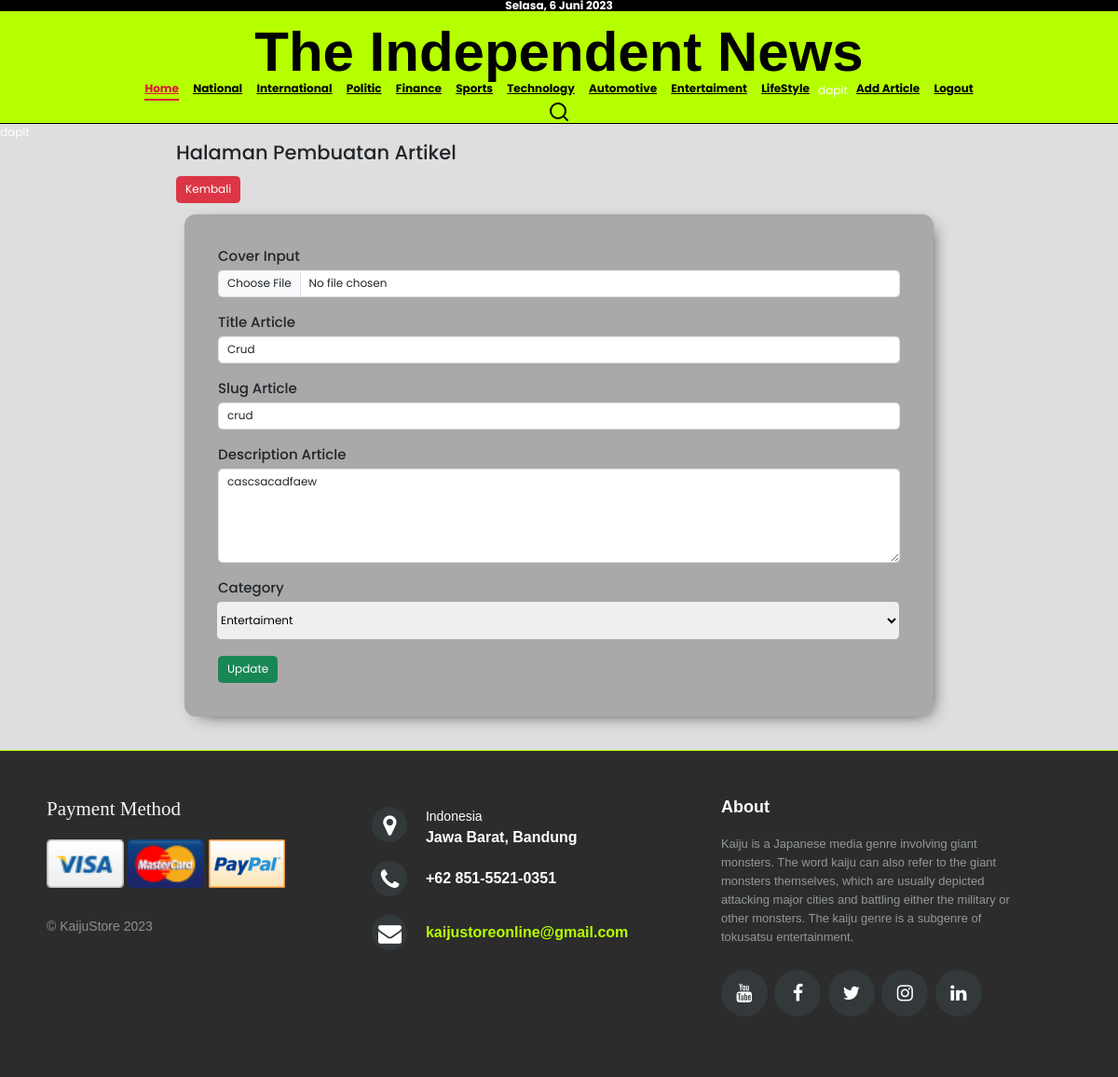
Screenshot of /pages/journal/crud/update.php?slug=crud (signed in) with the database file from the repository.
### tables this page shows
CREATE TABLE `articles` (
  `id_article` int(3) NOT NULL,
  `cover_article` varchar(40) NOT NULL,
  `title_article` varchar(40) NOT NULL,
  `slug_article` varchar(40) NOT NULL,
  `desc_article` longtext NOT NULL,
  `review_article` int(10) NOT NULL,
  `username` varchar(40) NOT NULL,
  `id_category` int(3) NOT NULL
);

### pages/journal/crud/update.php (the view, shortened to what this page needs)
<!DOCTYPE html>
<html lang="en">
<head>
    <link href="https://cdn.jsdelivr.net/npm/bootstrap@5.3.0-alpha3/dist/css/bootstrap.min.css" rel="stylesheet">
    <link rel="stylesheet" href="https://cdn.jsdelivr.net/npm/bootstrap-icons@1.10.5/font/bootstrap-icons.css">
    <link rel="stylesheet" href="https://cdnjs.cloudflare.com/ajax/libs/font-awesome/4.7.0/css/font-awesome.min.css" />
    <link rel="stylesheet" href="../../user/css/styles.css" />
</head>
<body onload="displayDate()">
    <nav class="navbars">
        <div class="dates">
            <p id="tanggal"></p>
        </div>
        <div class="logo">
            <a>The Independent News</a>
        </div>
        <div class="navbars-nav">
            <a href="index.html" class="now">Home</a>
            <a href="display/kategori/nasional.html">National</a>
            <a href="display/kategori/internasional.html">International</a>
            <a href="display/kategori/politik.html">Politic</a>
            <a href="display/kategori/ekonomi.html">Finance</a>
            <a href="display/kategori/olahraga.html">Sports</a>
            <a href="display/kategori/teknologi.html">Technology</a>
            <a href="display/kategori/otomotif.html">Automotive</a>
            <a href="display/kategori/hiburan.html">Entertaiment</a>
            <a href="display/kategori/gayahidup.html">LifeStyle</a>
            <?php
                if (isset($_SESSION['status'])) {
                    if ($_SESSION['status'] == "login" && $_SESSION['level'] == "Journalist") {
                        echo $_SESSION['username'];
            ?>
                        <a href="../article.php">Add Article</a>
                        <a href="../../../auth/logout.php">Logout</a>
            <?php
                    } else if ($_SESSION['status'] == "login") {
                        echo $_SESSION['username'];
            ?>
                        <a href="../../../auth/logout.php">Logout</a>
            <?php
                    } else if ($_SESSION['status'] != "login") {
            ?>
                        <a href="../../../auth/login/login.php">Login</a>
            <?php
                    }
                }
            ?>
        </div>
        <div class="navbars-extra">
            <a href="#" id="search-button"><i data-feather="search"></i></a>
        </div>
    </nav>
    <?php
        echo $_SESSION['username'];
    ?>
    <div class="content-wrapper">
        <section class="content" style="padding: 0 15%">
            <div class="container-fluid">
                <div class="card-default">
                    <div class="card-header mb-3">
                        <h3 class="card-title text-dark">Halaman Pembuatan Artikel</h3>
                    </div>
                    <div class="card-body mb-5">
                        <a class="btn btn-danger mb-3" href="../article.php">Kembali</a>
                        <div class="container-fluid justify-content-center">
                            <div style="box-shadow: 5px 5px 20px -10px black; border-radius: 1rem; background-color: darkgray;">
                                <form action="update-act.php" class="text-dark needs-validation p-5" method="POST" enctype="multipart/form-data" novalidate>
                                    <?php
                                        include "../../../connection/connection.php";
                                        $slug = $_GET['slug'];
                                        $article = mysqli_query($con, "select * from articles where slug_article='$slug'");
                                        while ($art = mysqli_fetch_array($article)) {
                                    ?>
                                    <div class="form-group mb-4">
                                        <label for="cover_article"><h5>Cover Input</h5></label>
                                        <input type="file" name="cover_article" class="form-control" value="<?php echo $art['cover_article']; ?>" id="cover_article">
                                    </div>
                                    <div class="form-group mb-4">
                                        <label for="title_article"><h5>Title Article</h5></label>
                                        <input type="text" name="title_article" class="form-control" id="title_article" value="<?php echo $art['title_article']; ?>" placeholder="Input Title for Article..." autofocus required>
                                    </div>
                                    <div class="form-group mb-4">
                                        <label for="slug_article"><h5>Slug Article</h5></label>
                                        <input type="text" name="slug_article" class="form-control" id="slug_article" value="<?php echo $art['slug_article']; ?>" placeholder="Input Slug..." required>
                                    </div>
                                    <div class="form-group mb-4">
                                        <label for="desc_article"><h5>Description Article</h5></label>
                                        <textarea class="form-control" name="desc_article" id="desc_article" rows="5" placeholder="Input Description for Article..." required><?php echo $art['desc_article']; ?></textarea>
                                    </div>
                                    <div class="form-group mb-4 input-group align-self-center">
                                        <label for="id_category"><h5>Category</h5></label>
                                        <?php
                                            $cate = mysqli_query($con, "select * from categories");
                                        ?>
                                        <select style="width: 100%; height: 40px;" class="custom-select rounded" name="id_category" id="id_category">
                                        <?php
                                            foreach ($cate as $cat) {
                                                if ($cat['id_category'] === $art['id_category']) {
                                        ?>
                                            <option selected value="<?php echo $cat['id_category']; ?>"><?php echo $cat['name_category']; ?></option>
                                        <?php while ($c = mysqli_fetch_array($cate)) { ?>
                                            <option value="<?php echo $c['id_category'] ?>"><?php echo $c['name_category']; ?></option>
                                        <?php }} else { ?>
                                            <option value="<?php echo $cat['id_category']; ?>"><?php echo $cat['name_category']; ?></option>
                                        <?php }} ?>
                                        </select>
                                    </div>
                                    <input type="submit" class="btn btn-success" name="update" id="" value="Update">
                                    <?php } ?>
                                </form>
                            </div>
                        </div>
                    </div>
                </div>
            </div>
        </section>
    </div>
    <footer class="footers">
        <div class="footers-left">
            <h3>Payment Method</h3>
            <div class="credit-cards">
                <img src="img/payment/visa.png" alt="" />
                <img src="img/payment/mastercard.png" alt="" />
                <img src="img/payment/paypal.png" alt="" />
            </div>
            <p class="footers-copyright">© KaijuStore 2023</p>
        </div>
        <div class="footers-center">
            <div>
                <i class="fa fa-map-marker"></i>
                <p><span>Indonesia</span> Jawa Barat, Bandung</p>
            </div>
            <div>
                <i class="fa fa-phone"></i>
                <p>+62 851-5521-0351</p>
            </div>
            <div>
                <i class="fa fa-envelope"></i>
                <p>
                    <a href="kaijustoreonline@gmail.com">kaijustoreonline@gmail.com</a>
                </p>
            </div>
        </div>
        <div class="footers-right">
            <p class="footers-about">
                <span>About</span>
                Kaiju is a Japanese media genre involving giant monsters. The word
                kaiju can also refer to the giant monsters themselves, which are
                usually depicted attacking major cities and battling either the
                military or other monsters. The kaiju genre is a subgenre of tokusatsu
                entertainment.
            </p>
            <div class="footers-media">
                <a href="https://www.youtube.com/channel/UCMYBh8nHoeUW0C2jcgUcLLw"
                    ><i class="fa fa-youtube"></i
                ></a>
                <a href="https://www.facebook.com/mohamad.rafli.562"
                    ><i class="fa fa-facebook"></i
                ></a>
                <a href="https://twitter.com/rafliadiprtm"
                    ><i class="fa fa-twitter"></i
                ></a>
                <a href="https://instagram.com/kaiju_store"
                    ><i class="fa fa-instagram"></i
                ></a>
                <a href="https://linktr.ee/kaiju_store"
                    ><i class="fa fa-linkedin"></i
                ></a>
            </div>
        </div>
    </footer>
</body>
</html>

### pages/user/css/styles.css (style rules this page uses)
:root { --primary: #b6ff00; --bg: #010101; }
* { margin: 0; padding: 0; box-sizing: border-box; outline: none; border: none; text-decoration: none; }
body { font-family: "Poppins", sans-serif; background-color: #dedede; color: #fff; height: 100%; }
.navbars { justify-content: space-between; align-items: center; text-align: center; padding: 0; background-color: var(--primary); border-bottom: 1px solid var(--bg); top: 0; line-height: 1; width: 100%; z-index: 9999; }
.navbars .dates { font-size: 1rem; font-weight: 700; color: #fff; background-color: var(--bg); }
.navbars .logo { font-size: 5rem; font-weight: 700; font-family: "Upakarti", sans-serif; color: var(--bg); padding: 0.2rem 5.5rem; }
.navbars .navbars-nav a, .navbars-extra a { color: var(--bg); display: flex; display: inline-block; font-size: 1rem; font-weight: 700; margin: 0 0.5rem; }
.navbars .navbars-nav .now { color: crimson; border-bottom: 0.2rem solid crimson; }
.navbars .navbars-nav a::after { content: ""; display: flex; padding-bottom: 0.3rem; border-bottom: 0.2rem solid crimson; transform: scaleX(0); transition: 0.1s linear; }
.navbars .navbars-extra a { color: var(--bg); margin: 0 0.5rem; font-size: 1rem; }
footer { padding: 20px; bottom: 0; }
.footers { background-color: rgba(1, 1, 1, 0.8); border-top: 1px solid var(--primary); box-sizing: border-box; color: white; width: 100%; text-align: left; font: bold 16px sans-serif; padding: 50px 50px 60px 50px; }
.footers .footers-left, .footers .footers-center, .footers .footers-right { display: inline-block; vertical-align: top; }
.footers .footers-left { width: 30%; }
.footers h3 { color: #f5f5f5; margin: 0; padding-bottom: 20px; font-family: Georgia, "Times New Roman", Times, serif; }
.footers .footers-left img { width: 25%; vertical-align: middle; }
.footers .footers-left .credit-cards { width: 100%; }
.footers .footers-copyright { color: #8f8f8f; font-size: 14px; font-weight: normal; margin: 0; padding-top: 10%; }
.footers .footers-center { width: 35%; }
.footers .footers-center i { background-color: #33383b; color: #ffffff; font-size: 25px; width: 38px; height: 38px; border-radius: 50%; text-align: center; line-height: 42px; margin: 10px 15px; vertical-align: middle; }
.footers .footers-center p { display: inline-block; color: #ffffff; vertical-align: middle; margin: 0px; }
.footers .footers-center p span { display: block; font-weight: normal; font-size: 14px; line-height: 2; }
.footers .footers-center p a { color: var(--primary); text-decoration: none; }
.footers .footers-right { width: 30%; }
.footers .footers-about { line-height: 20px; color: #929992; font-size: 13px; font-weight: normal; margin: 0px; }
.footers .footers-about span { display: block; color: #ffffff; font-size: 18px; font-weight: bold; margin-bottom: 20px; }
.footers .footers-media { margin-top: 25px; }
.footers .footers-media a { display: inline-block; width: 50px; height: 50px; cursor: pointer; background-color: #33383b; border-radius: 50%; font-size: 20px; color: #ffffff; text-align: center; line-height: 50px; margin-right: 3px; margin-bottom: 5px; }
@media (max-width: 1366px) { html { font-size: 75%; } }

### rows the page displays
articles: title_article "Crud", slug_article "crud", desc_article "cascsacadfaew"

### other values shown
$_SESSION['username'] "dapit"
form field id_category "Entertaiment"
